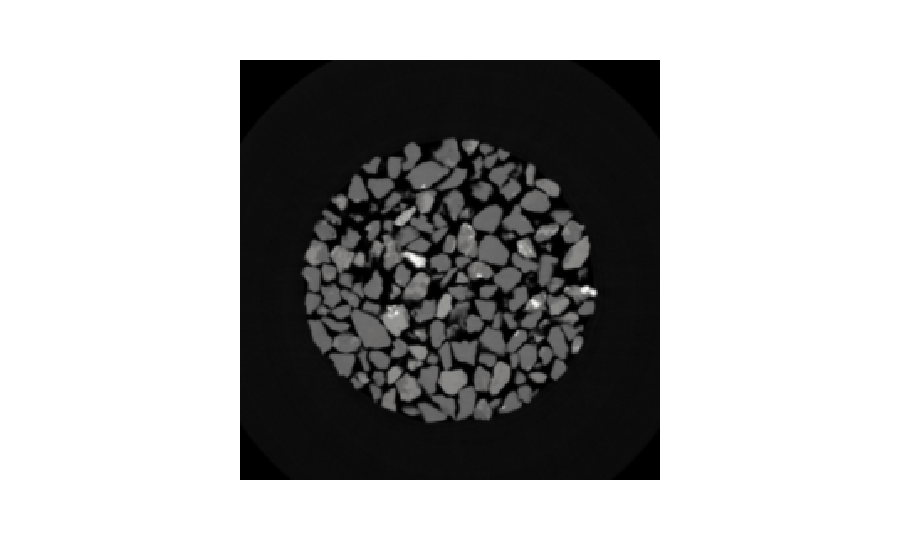

The cell this chart's notebook holds for it:
### Markdown cell above
[Plotly](https://plotly.com/python/) is an open source graphing library for python. It also offers an [imshow](https://plotly.com/python/imshow/) function for displaying images.

### Code cell
# To install plotly: `pip install plotly`
import plotly.express as px

fig = px.imshow(image_slice, color_continuous_scale='gray')
fig.update_layout(coloraxis_showscale=False)
fig.update_xaxes(showticklabels=False)
fig.update_yaxes(showticklabels=False)

### Figure 1 — Plotly figure (JSON) as saved in the notebook; plotly's stock layout.template omitted (floating-point values rounded to 4 significant figures; data arrays with more than 128 entries replaced by an {"elided": "..."} marker saying what was removed)
{"data": [{"coloraxis": "coloraxis", "hovertemplate": "x: %{x}<br>y: %{y}<br>color: %{z}<extra></extra>", "name": "0", "type": "heatmap", "xaxis": "x", "yaxis": "y", "z": {"elided": "250x250 float values"}}], "layout": {"coloraxis": {"colorscale": [[0, "rgb(0, 0, 0)"], [0.09091, "rgb(16, 16, 16)"], [0.1818, "rgb(38, 38, 38)"], [0.2727, "rgb(59, 59, 59)"], [0.3636, "rgb(81, 80, 80)"], [0.4545, "rgb(102, 101, 101)"], [0.5455, "rgb(124, 123, 122)"], [0.6364, "rgb(146, 146, 145)"], [0.7273, "rgb(171, 171, 170)"], [0.8182, "rgb(197, 197, 195)"], [0.9091, "rgb(224, 224, 223)"], [1, "rgb(254, 254, 253)"]], "showscale": false}, "margin": {"t": 60}, "xaxis": {"anchor": "y", "constrain": "domain", "domain": [0, 1], "scaleanchor": "y", "showticklabels": false}, "yaxis": {"anchor": "x", "autorange": "reversed", "constrain": "domain", "domain": [0, 1], "showticklabels": false}}}
